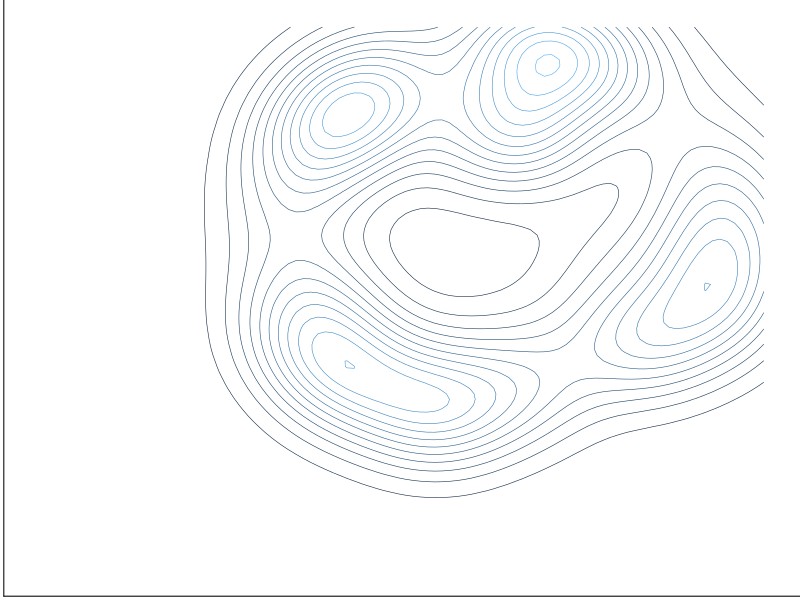

R code for this plot:
df_full = read.csv('global.csv')
library(MASS)
library(ggplot2)
library(mclust)
library("grid")


species = 'CH4'

#running = function(species) {

df =  df_full[c(paste0(species,'_x'),paste0(species,'_y'))]
mixclust = Mclust(df)

num = names(sort(summary(as.factor(mixclust$classification)), decreasing=T))
clusters = lapply(num, function(x) mixclust$parameters$mean[,strtoi(x)])
clust = t(data.frame(clusters))


colnames(df) = c("x","y")
colnames(clust) = c("x","y")
rownames(clust) = num

df[dim(df[1])+1,1]= 0
df[dim(df[1]),2]= 0
df[dim(df[1])+1,1]= 1
df[dim(df[1]),2]= 1

p=ggplot(data=df,aes(x,y)) +
geom_point(data= df,shape = 21, fill = 'transparent',col = 'transparent')+
geom_density2d(alpha=1,size=.2,aes(colour=..level..))  +
theme_bw() + theme(panel.border = element_blank(), panel.grid.major = element_blank(),
panel.grid.minor = element_blank(), axis.line = element_line(colour = "black"))+
theme(legend.position="none")+
theme(plot.margin=unit(c(0,0,0,0),"cm"))+
theme(
axis.title.x=element_blank(),
axis.text.x=element_blank(),
axis.ticks.x=element_blank(),
axis.title.y=element_blank(),
axis.text.y=element_blank(),
axis.ticks.y=element_blank(),
panel.grid = element_blank(),
 panel.border = element_blank(),
 #line = element_blank(),
text = element_blank(),
line = element_blank(),
title = element_blank()
)


filename = paste0("r",species,".svg")

names={}
names$order=num
names$coords=clust
names$file = filename
names$class = mixclust$classification
names$ellipse = mixclust$parameters$variance$shape
names$sum = summary(as.factor(mixclust$classification))


#ggsave(file=filename, plot=p, width=10, height=10)

#}


#running('NO')



.f = function() {
unused
#gt <- ggplot_gtable(ggplot_build(p))
#ge <- subset(gt$layout, name == "panel")
#grid.draw(gt[ge$t:ge$b, ge$l:ge$r])

## now save as svg
install.packages('package_name', dependencies=TRUE, repos='http://cran.rstudio.com/')

options(repos='http://cran.rstudio.com/')

packages <- function(pkg){
    new.pkg <- pkg[!(pkg %in% installed.packages()[, "Package"])]
    if (length(new.pkg))
        install.packages(new.pkg, dependencies = TRUE, repos='https://cran.rstudio.com/')
    sapply(pkg, require, character.only = TRUE)
}

packages(c("foo", "bar", "baz"))
}
